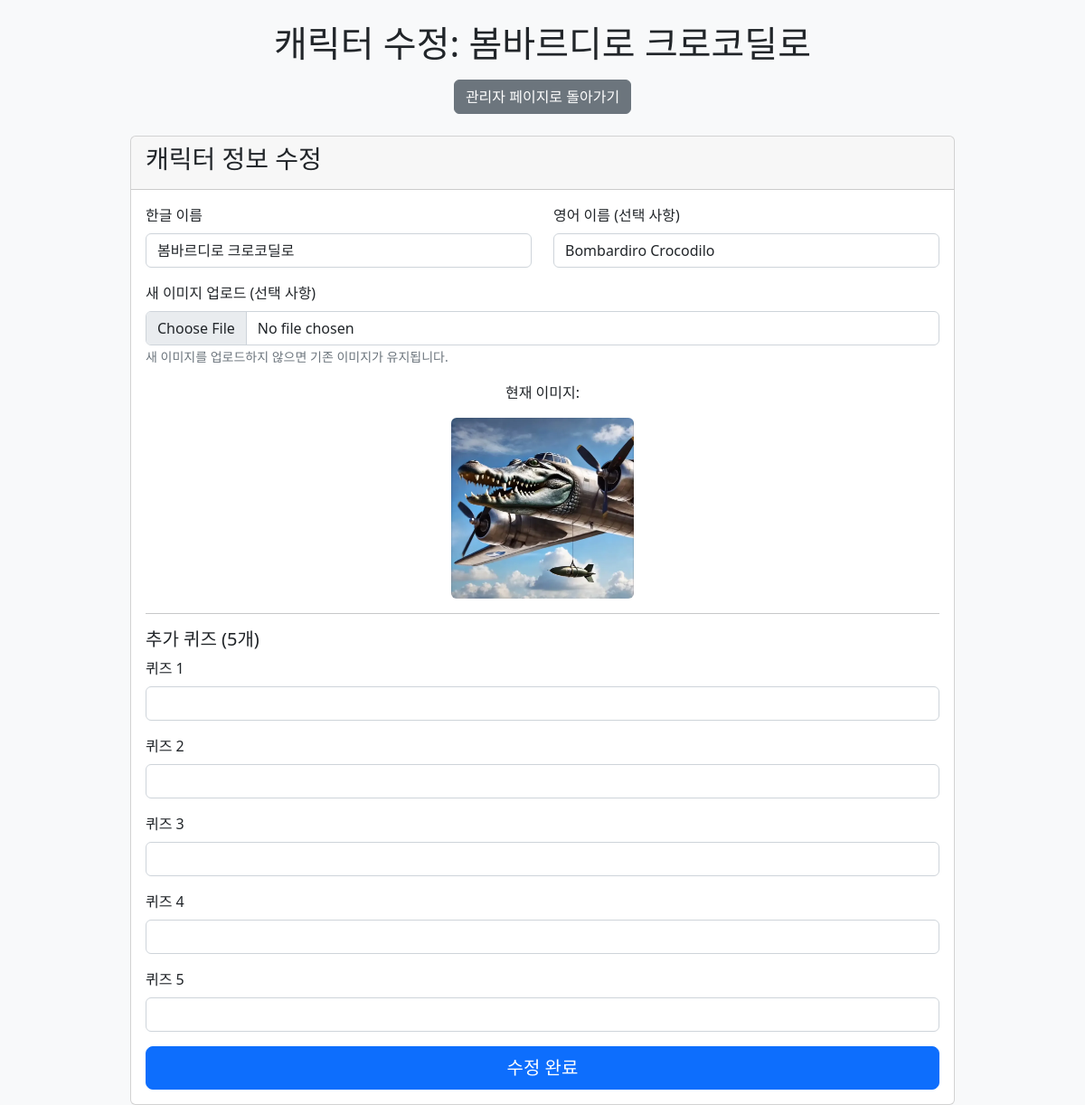
Page /edit/2 on the committed database.
### app.py (models this page shows, shortened)
class Character(db.Model):
    id = db.Column(db.Integer, primary_key=True)
    name_ko = db.Column(db.String(100), nullable=False, unique=True)
    name_en = db.Column(db.String(100), nullable=True)
    image_file = db.Column(db.String(100), nullable=False)
    question1 = db.Column(db.String(200), nullable=True)
    question2 = db.Column(db.String(200), nullable=True)
    question3 = db.Column(db.String(200), nullable=True)
    question4 = db.Column(db.String(200), nullable=True)
    question5 = db.Column(db.String(200), nullable=True)

### app.py (the view, shortened to what this page needs)
@app.route('/edit/<int:id>', methods=['GET', 'POST'])
def edit_character(id):
    character = Character.query.get_or_404(id)
    return render_template('edit_character.html', character=character)

### app.py (called while the page is built)
@app.after_request
def add_header(response):
    response.headers['Cache-Control'] = 'no-cache, no-store, must-revalidate'
    response.headers['Pragma'] = 'no-cache'
    response.headers['Expires'] = '0'
    return response

### templates/edit_character.html (shortened to what this page needs)
{% extends "layout.html" %}
{% block content %}
<div class="container">
    <div class="text-center my-4">
        <h1>캐릭터 수정: {{ character.name_ko }}</h1>
        <a href="{{ url_for('admin') }}" class="btn btn-secondary mt-2">관리자 페이지로 돌아가기</a>
    </div>
    <div class="card">
        <div class="card-header">
            <h3>캐릭터 정보 수정</h3>
        </div>
        <div class="card-body">
            <form method="POST" enctype="multipart/form-data">
                <div class="row">
                    <div class="col-md-6 mb-3">
                        <label for="name_ko" class="form-label">한글 이름</label>
                        <input type="text" class="form-control" id="name_ko" name="name_ko" value="{{ character.name_ko }}" required>
                    </div>
                    <div class="col-md-6 mb-3">
                        <label for="name_en" class="form-label">영어 이름 (선택 사항)</label>
                        <input type="text" class="form-control" id="name_en" name="name_en" value="{{ character.name_en or '' }}">
                    </div>
                </div>
                <div class="mb-3">
                    <label for="image" class="form-label">새 이미지 업로드 (선택 사항)</label>
                    <input type="file" class="form-control" id="image" name="image" accept=".png,.jpg,.jpeg,.webp" onchange="previewImage(event)">
                    <small class="form-text text-muted">새 이미지를 업로드하지 않으면 기존 이미지가 유지됩니다.</small>
                </div>
                <div class="mb-3 text-center">
                    <p>현재 이미지:</p>
                    <img id="thumbnail-preview" src="{{ url_for('static', filename='uploads/' + character.image_file) }}" alt="이미지 미리보기" class="img-fluid rounded" style="max-height: 200px;">
                </div>
                <hr>
                <h5>추가 퀴즈 (5개)</h5>
                {% for i in range(1, 6) %}
                <div class="mb-3">
                    <label for="question{{i}}" class="form-label">퀴즈 {{i}}</label>
                    <input type="text" class="form-control" id="question{{i}}" name="question{{i}}" value="{{ character['question' + i|string] or '' }}">
                </div>
                {% endfor %}
                <div class="d-grid">
                    <button type="submit" class="btn btn-primary btn-lg">수정 완료</button>
                </div>
            </form>
        </div>
    </div>
</div>
{% endblock %}

### templates/layout.html (style rules this page uses)
body { background-color: #f8f9fa; }
.container { max-width: 960px; }

### rows in the picture
Character: name_ko "봄바르디로 크로코딜로", name_en "Bombardiro Crocodilo", image_file (picture)

### other values in the picture
{{ i }} "1" "2" "3" "4" "5"
